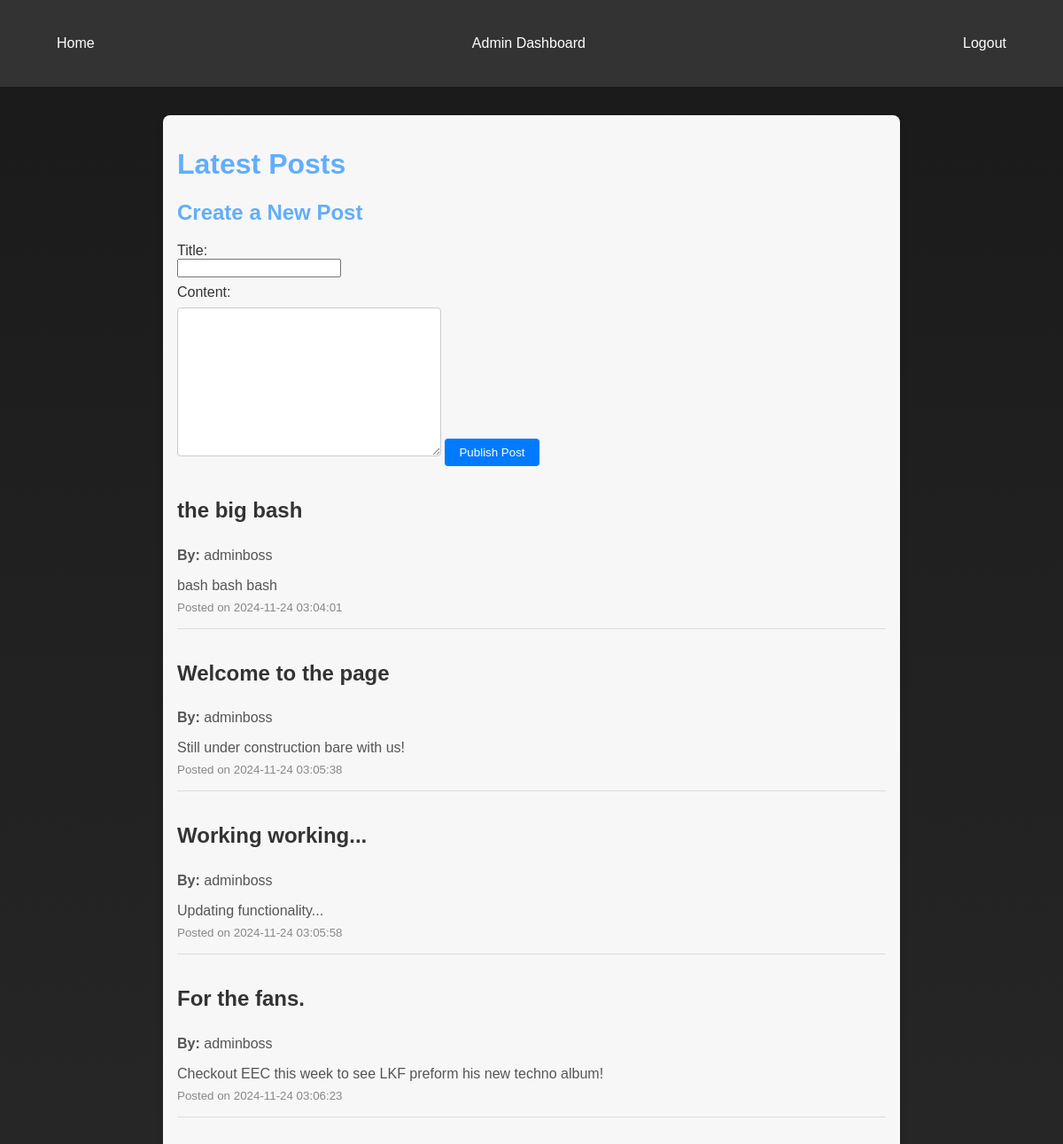
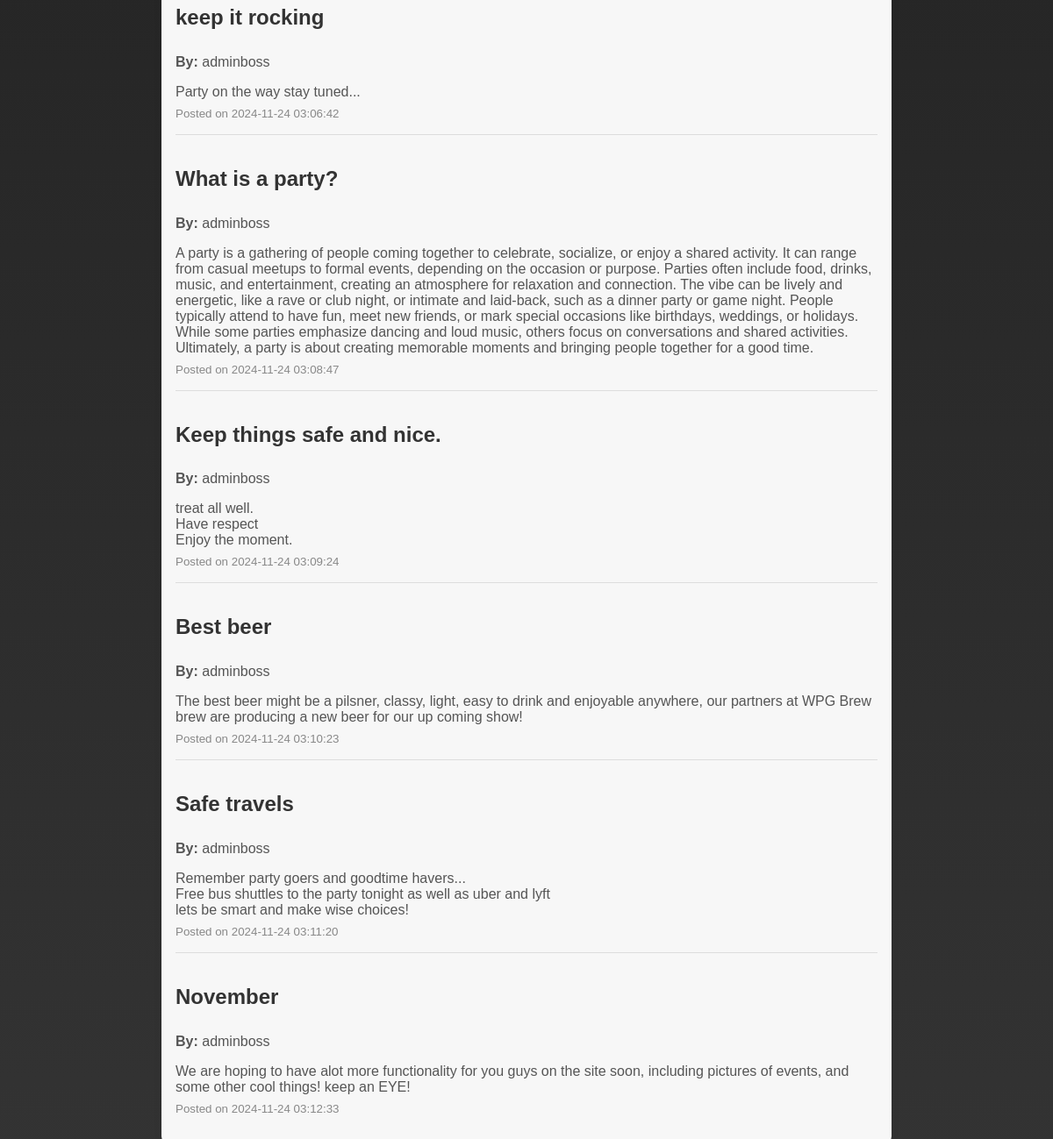
Screenshot of /frontend/posts.php (signed in) with the database file from the repository (2 pictures, top to bottom).
### tables this page shows
CREATE TABLE `posts` (
  `id` int(11) NOT NULL,
  `title` varchar(255) NOT NULL,
  `content` text NOT NULL,
  `created_at` timestamp NOT NULL DEFAULT current_timestamp(),
  `updated_at` timestamp NOT NULL DEFAULT current_timestamp() ON UPDATE current_timestamp(),
  `author_id` int(11) NOT NULL
);

CREATE TABLE `users` (
  `id` int(11) NOT NULL,
  `username` varchar(100) NOT NULL,
  `password` varchar(255) NOT NULL,
  `role` enum('admin','dj','client') DEFAULT 'client',
  `bio` text DEFAULT NULL,
  `genres` varchar(255) DEFAULT NULL,
  `availability` longtext DEFAULT NULL CHECK (json_valid(`availability`)),
  `created_at` timestamp NOT NULL DEFAULT current_timestamp()
);

### frontend/posts.php (the view, shortened to what this page needs)
<?php
require('../backend/connect.php');
$query = "SELECT p.id, p.title, p.content, p.created_at, u.username AS author
          FROM posts p
          JOIN users u ON u.id = p.author_id";
$stmt = $db->prepare($query);
$stmt->execute();
$posts = $stmt->fetchAll();
?>
<!DOCTYPE html>
<html lang="en">
<head>
    <link rel="stylesheet" href="../styles/main.css">
</head>
<body>
    <header>
        <div class="navbar">
            <a href="index.php">Home</a>
            <?php if ($_SESSION['role'] === 'admin'): ?>
                <a href="admin_dashboard.php">Admin Dashboard</a>
            <?php endif; ?>
            <a href="../backend/logout.php">Logout</a>
        </div>
    </header>
    <main class="posts-container">
        <h1>Latest Posts</h1>
        <?php if ($_SESSION['role'] === 'admin'): ?>
            <section class="create-post">
                <h2>Create a New Post</h2>
                <form action="../backend/process_create_post.php" method="POST">
                    <label for="new_post_title">Title:</label>
                    <input type="text" id="new_post_title" name="title" required>
                    <label for="new_post_content">Content:</label>
                    <textarea id="new_post_content" name="content" rows="10"></textarea>
                    <button type="submit">Publish Post</button>
                </form>
            </section>
        <?php endif; ?>
        <?php if (!empty($posts)): ?>
            <?php foreach ($posts as $post): ?>
                <div class="post-card">
                    <h2><?= htmlspecialchars($post['title']); ?></h2>
                    <p><strong>By:</strong> <?= htmlspecialchars($post['author']); ?></p>
                    <p><?= nl2br(htmlspecialchars($post['content'])); ?></p>
                    <small>Posted on <?= htmlspecialchars($post['created_at']); ?></small>
                </div>
            <?php endforeach; ?>
        <?php else: ?>
            <p>No posts available at the moment.</p>
        <?php endif; ?>
    </main>
</body>
</html>

### styles/main.css (style rules this page uses)
body { font-family: Arial, sans-serif; background: linear-gradient(to bottom, #1a1a1a, #333); color: #fff; margin: 0; padding: 0; }
header { background-color: #333; color: white; padding: 1rem; text-align: center; }
header .navbar { display: flex; justify-content: space-between; }
header .navbar a { color: white; text-decoration: none; padding: 0.5rem 1rem; }
main { padding: 2rem; }
h1, h2 { color: #61aefb; }
form { margin-top: 1rem; }
label { display: block; margin-top: 0.5rem; }
textarea, select { width: 35%; margin-top: 0.5rem; padding: 0.5rem; border-radius: 4px; box-shadow: #222; border: 1px solid #ccc; }
button { margin-top: 1rem; padding: 0.5rem 1rem; background-color: #007bff; color: white; border: none; border-radius: 4px; cursor: pointer; }
.navbar { background-color: #333; display: flex; justify-content: space-around; padding: 1rem; }
.navbar a { color: white; text-decoration: none; padding: 0.5rem 1rem; transition: all 0.3s ease; }
.posts-container { max-width: 800px; margin: 2rem auto; padding: 1rem; background-color: #f7f7f7; border-radius: 8px; box-shadow: 0 4px 8px rgba(0, 0, 0, 0.1); color: #333; }
.post-card { border-bottom: 1px solid #ddd; padding: 1rem 0; display: flex; flex-direction: column; }
.post-card:last-child { border-bottom: none; }
.post-card h2 { color: #333; }
.post-card p { color: #555; margin: 0.5rem 0; }
.post-card small { color: #888; }
header { background-color: #333; padding: 1rem; text-align: center; }
header .navbar a { color: white; text-decoration: none; margin: 0 1rem; }

### rows the page displays
posts: title "the big bash", author.username "adminboss", content "bash bash bash", created_at "2024-11-24 03:04:01"
posts: title "Welcome to the page", author.username "adminboss", content "Still under construction bare with us!", created_at "2024-11-24 03:05:38"
posts: title "Working working...", author.username "adminboss", content "Updating functionality...", created_at "2024-11-24 03:05:58"
posts: title "For the fans.", author.username "adminboss", content "Checkout EEC this week to see LKF preform his new techno album!", created_at "2024-11-24 03:06:23"
posts: title "keep it rocking", author.username "adminboss", content "Party on the way stay tuned...", created_at "2024-11-24 03:06:42"
posts: title "What is a party?", author.username "adminboss", content "A party is a gathering of people coming together to celebrate, socialize, or enjoy a shared activity. It can range from casual meetups to formal events, depending on the occasion or purpose. Parties often include food, drinks, music, and entertainment, creating an atmosphere for relaxation and connection. The vibe can be lively and energetic, like a rave or club night, or intimate and laid-back, such as a dinner party or game night. People typically attend to have fun, meet new friends, or mark special occasions like birthdays, weddings, or holidays. While some parties emphasize dancing and loud music, others focus on conversations and shared activities. Ultimately, a party is about…", created_at "2024-11-24 03:08:47"
posts: title "Keep things safe and nice.", author.username "adminboss", content "treat all well. Have respect Enjoy the moment.", created_at "2024-11-24 03:09:24"
posts: title "Best beer", author.username "adminboss", content "The best beer might be a pilsner, classy, light, easy to drink and enjoyable anywhere, our partners at WPG Brew brew are producing a new beer for our up coming show!", created_at "2024-11-24 03:10:23"
posts: title "Safe travels", author.username "adminboss", content "Remember party goers and goodtime havers... Free bus shuttles to the party tonight as well as uber and lyft lets be smart and make wise choices!", created_at "2024-11-24 03:11:20"
posts: title "November", author.username "adminboss", content "We are hoping to have alot more functionality for you guys on the site soon, including pictures of events, and some other cool things! keep an EYE!", created_at "2024-11-24 03:12:33"
